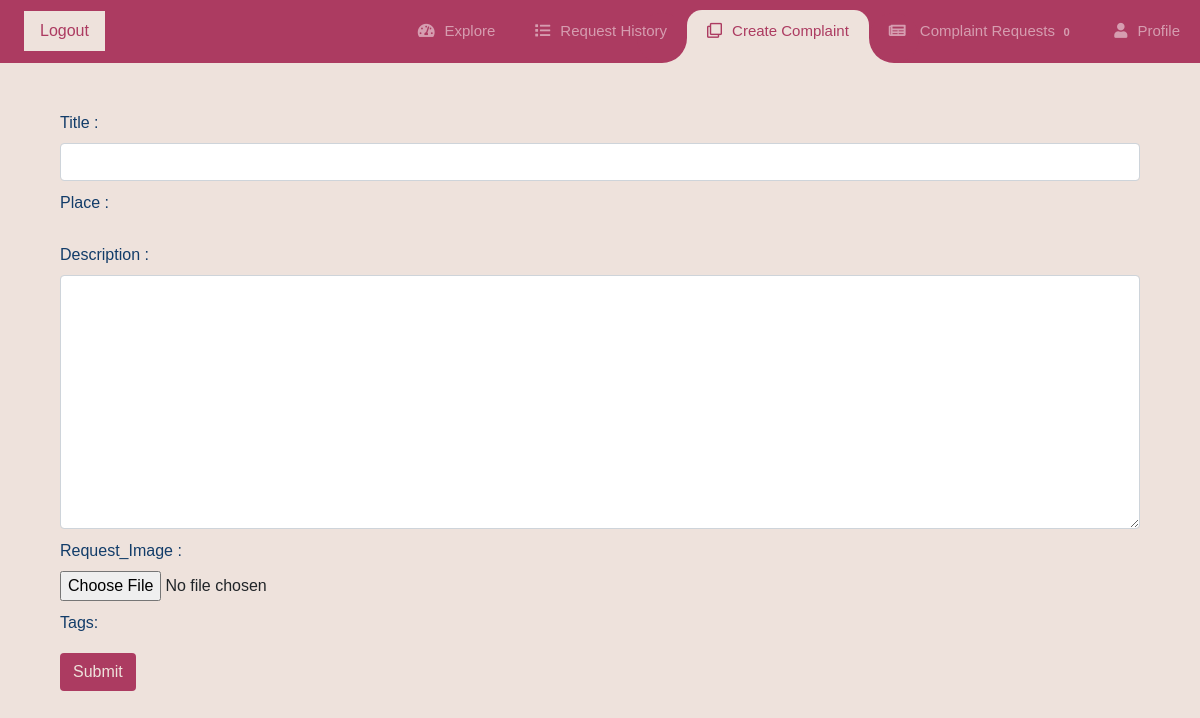
Before: /complaints/create-complaint/ (signed in) with the older database file.
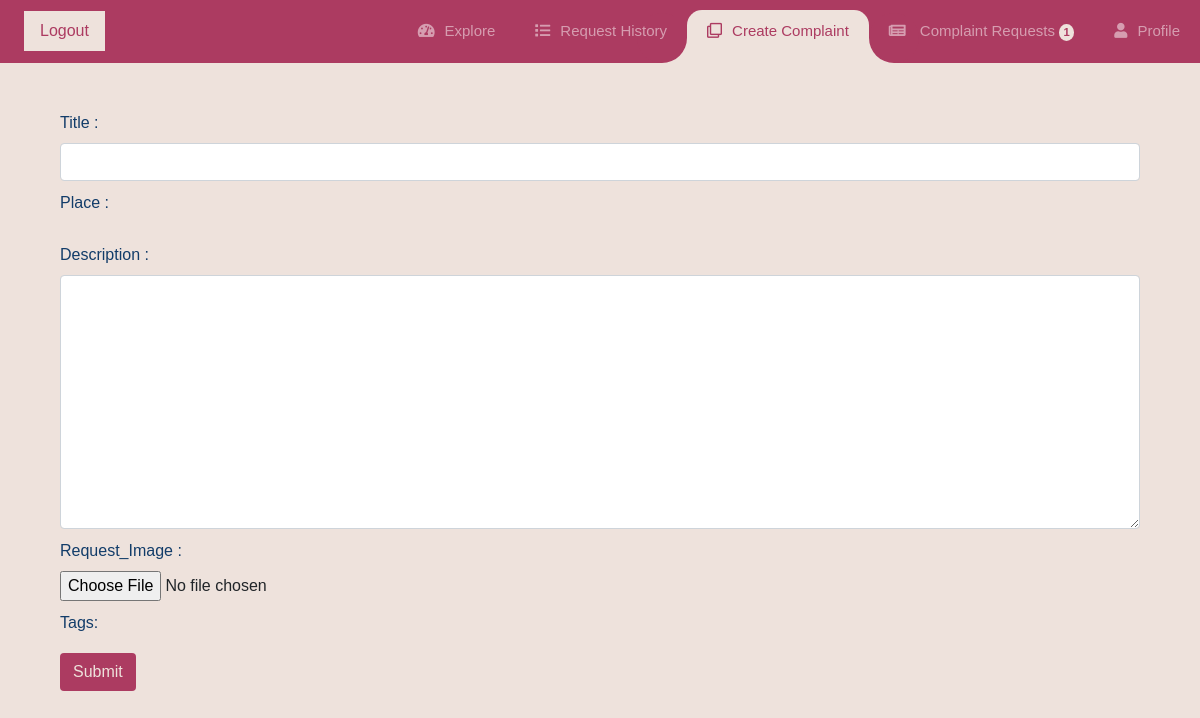
After: the same page with the newer database file.
### accounts/models.py (models this page shows, shortened)
class User(AbstractUser):
	role_choices = (
		('Normal user/Victim', 'Normal user/Victim'),
		('NGO/Activist/Mod', 'NGO/Activist/Mod'),
	)
	user_phone = 				models.CharField(max_length = 200, unique = True, null = True, blank = True)
	user_other =  				models.TextField(null = True, blank = True)
	user_profile_image =  		models.ImageField(null = True, upload_to = 'profiles', default = 'profiles/default-image.jpg')
	user_role = 				models.CharField(max_length = 50, null = True, choices = role_choices)
	user_complaints_solved = 	models.PositiveIntegerField(default = 0)
	user_description = 			models.TextField(null = True, blank = True)
	user_place = 				models.CharField(max_length = 1000, null = True, blank = True)
	user_place_geocode = 		models.JSONField(null = True, blank = True)
	user_notifications = 		models.PositiveIntegerField(default = 0)
	slug = 						models.SlugField(unique=True, max_length=100, default='some string')
	def __str__(self):
		return str(self.username)

### user_auth/decorators.py (the view)
		def wrapper_func(request, *args, **kwargs):
			if ((request.user.is_authenticated == False and flag == 0) or (request.user.is_authenticated == True and flag == 1)):
				return view_func(request, *args, **kwargs)
			else:
				return redirect('complaints:explore-complaints')

### complaints/forms.py (shortened to what this page needs)
class ComplaintForm(ModelForm):
	class Meta:
		model = Complaint
		fields = ['complaint_title', 'complaint_description', 'complaint_place', 'complaint_request_image', 'complaint_place_geocode', 'tags']

### complaints/views.py (called while the page is built, shortened)
@login_required(login_url='user-auth:login')
@auth_or_not(1)
def createComplaint(request):
	user = request.user
	form = ComplaintForm()
	context = {'form':form}
	return render(request, 'complaints/create_complaint_page.html', context)

### complaints/templates/complaints/create_complaint_page.html (shortened to what this page needs)
{% load static %}
{% load widget_tweaks %}
{% include 'accounts/main.html' %}
{% block content %}
<link href="https://api.mapbox.com/mapbox-gl-js/v2.7.0/mapbox-gl.css" rel="stylesheet">
<link
href="https://api.tiles.mapbox.com/mapbox-gl-js/v2.6.1/mapbox-gl.css"
rel="stylesheet"
/>
<link
rel="stylesheet"
href="https://api.mapbox.com/mapbox-gl-js/plugins/mapbox-gl-geocoder/v4.7.0/mapbox-gl-geocoder.css"
type="text/css"
/>
<link rel="stylesheet" href="http://code.jquery.com/ui/1.10.2/themes/smoothness/jquery-ui.css" />
<link rel="stylesheet" href="/static/css/tagsinput.css" />
<div class="container pt-5 pb-5" style="margin: auto;">
    <form action="" method="POST" enctype="multipart/form-data">
        <div class="form-group col" style="margin: auto; width: 100%; margin-bottom: 10px;">
            <label for="title" style="color: #123C69">Title : </label><br>
            {% render_field form.complaint_title class="form-control" name="complaint_title" id="complaint_title" type="text" %}
        </div>
        <div class="form-group col" style="margin: auto; width: 100%; margin-bottom: 10px;">
            <label for="geocoder" style="color: #123C69">Place : </label><br>
        </div>
        <div class="form-group col" style="margin: auto; width: 100%; margin-bottom: 10px;">
            <label for="description" style="color: #123C69">Description : </label><br>
            {% render_field form.complaint_description class="form-control" name="complaint_description" type="text" %}
        </div>
        <div class="form-group col" style="margin: auto; width: 100%; margin-bottom: 10px;">
            <label for="request_image" style="color: #123C69">Request_Image : </label><br>
            {% render_field form.complaint_request_image name="complaint_request_image" type="file" %}
        </div>
        <div class="form-group col" style="margin: auto; width: 100%; margin-bottom: 10px;">
            <label style="color: #123C69">Tags: </label>
        </div>
        <span style="padding-left: 15px;"></span>
        <button type="submit" id="submit" name="submit" class="btn" style="background-color: #AC3B61; color: #EEE2DC">Submit</button>
    </form>
    <link rel="stylesheet" href="https://api.mapbox.com/mapbox-gl-js/plugins/mapbox-gl-geocoder/v4.7.2/mapbox-gl-geocoder.css" type="text/css">
</div>
{% endblock %}

### accounts/templates/accounts/navbar.html (shortened to what this page needs)
{% load static %}
{% load custom_tags %}
<nav class="navbar navbar-expand-custom navbar-mainbg">
	<div class="collapse navbar-collapse" id="navbarSupportedContent">
		<li class="nav-item ml-4" style="background-color: #EEE2DC; color: #AC3B61">
			<a class="nav-link" href="{% url 'user_auth:logout' %}">Logout</a>
		</li>
		<ul class="navbar-nav ml-auto" id="navbar-menu">
			<div class="hori-selector">
				<div class="left"></div>
				<div class="right"></div>
			</div>
			<li class="nav-item">
				<a class="nav-link" href="{% url 'complaints:explore-complaints' %}"><i class="fas fa-tachometer-alt"></i>Explore</a>
			</li>
			<li class="nav-item">
				<a class="nav-link" href="{% url 'complaints:request-history' %}"><i class="fa fa-solid fa-list"></i>Request History</a>
			</li>
			<li class="nav-item">
				<a class="nav-link" href="{% url 'complaints:create-complaint' %}"><i class="far fa-clone"></i>Create Complaint</a>
			</li>
			<li class="nav-item">
				{% if request.user.user_role == 'Normal user/Victim' %}
					<a class="nav-link" href="{% url 'user_requests:show-contact-requests' %}">
						<i class="fa fa-solid fa-newspaper"></i>
						Contact Requests
						{% if request.user.is_authenticated %}
						{% if not request.user.user_notifications %}
						<span class="badge" id="notification-badge">
							0
						</span>
						{% else %}
						<span class="badge notification-badge-animation" id="notification-badge">
							{{request.user.user_notifications}}
						</span>
						{% endif %}
						{% else %}
						<span class="badge" id="notification-badge">
							0
						</span>
						{% endif %}
					</a>
				{% else  %}
					<a class="nav-link" href="{% url 'user_requests:show-complaint-requests' %}">
						<i class="fa fa-solid fa-newspaper"></i>
						Complaint Requests
						{% if request.user.is_authenticated %}
						{% if not request.user.user_notifications %}
						<span class="badge" id="notification-badge">
							0
						</span>
						{% else %}
						<span class="badge notification-badge-animation" id="notification-badge">
							{{request.user.user_notifications}}
						</span>
						{% endif %}
						{% else %}
						<span class="badge" id="notification-badge">
							0
						</span>
						{% endif %}
					</a>
				{% endif %}
			</li>
			{% if request.user.is_authenticated %}
			<li class="nav-item">
				<a class="nav-link" href="{% url 'accounts:profile-view' request.user.slug %}"><i class="fa fa-solid fa-user"></i>Profile</a>
			</li>
			{% else %}
			<li class="nav-item">
				<a class="nav-link" href="{% url 'accounts:profile-view' request.user %}"><i class="fa fa-solid fa-user"></i>Profile</a>
			</li>
			{% endif %}
		</ul>
	</div>
</nav>

Changed rows visible on the page:
now on this page (row edited): User: user.user_notifications "1"
changed User: user_role empty → "NGO/Activist/Mod" (drawn)
Other visible differences:
text no longer shown: "0"
